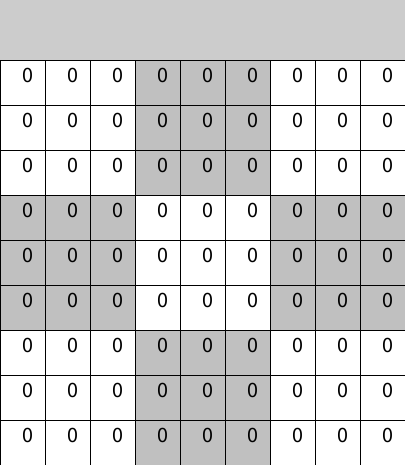
Frame 1 (no input)
Frame 60 (the mouse pressed at the canvas centre just before this capture): identical to frame 1, image omitted
Frame 120 (the mouse held since frame 60 and released just before this capture): identical to frame 1, image omitted

The Processing sketch that drew this single still picture (run headless with seeded random() and noise(); from frame 60 on, the mouse is pressed at the canvas centre):

// Processing sketch: Sudoku
// ── Sudoku.pde
static int TOP_PAD = 60;
static int SQ_SZ = 45;
SudokuBoard board;
void setup() {
  //size(SQ_SZ * 9, SQ_SZ * 9 + TOP_PAD);
  size(405, 465);
  board = new SudokuBoard();
}

void draw() {
  board.drawBoard();
}

void mouseClicked() {
  board.updateSelection();
}

void keyPressed() {
  if (Character.isDigit(key)) {
    if (board.hasSelection()) board.inputVal(Integer.parseInt(key + ""));
  }
}

// ── SudokuBoard.pde
class SudokuBoard {
  SudokuSquare[][] board;
  SudokuSquare selection;
  
  SudokuBoard() {
    board = new SudokuSquare[9][9];
    for (int i = 0; i < 9; i++) {
      for (int j = 0; j < 9; j++) {
        board[i][j] = new SudokuSquare(j * SQ_SZ, i * SQ_SZ + TOP_PAD, false);
      }
    }
  }
  
  void drawBoard() {
    for (int i = 0; i < board.length; i++) {
      for (int j = 0; j < board[0].length; j++) {
        if ((i/3 + j/3) % 2 == 0) fill(255); 
        else fill(192);
        board[i][j].drawSquare(selection == board[i][j]);
      }
    }
  }
  
  void updateSelection() {
    if (mouseY < TOP_PAD) selection = null;
    else selection = board[(mouseY - TOP_PAD) / SQ_SZ][mouseX / SQ_SZ];
  }
  
  void inputVal(int val) {
    selection.value = val;
  }
  
  boolean hasSelection() {
    return (selection != null);
  }
}

// ── SudokuGenerator.pde
import java.util.*;

static class SudokuGenerator {
  
  //SudokuBoard fullBoard() {
  //  SudokuBoard board = new SudokuBoard(true);
  //  Random rand = new Random();
    
  //}
  
  static boolean fillCells(SudokuBoard board) {
    ArrayList<Integer> possible;
    for (int i = 0; i < 9; i++) {
      for (int j = 0; j < 9; j++) {  
        if (board.board[i][j].value == 0) {
          possible = new ArrayList<Integer>();
          Set<Integer> s = new HashSet<>();
          for (int m = 0; m < 9; m++) {
            s.add(board.board[i][m].value);
            s.add(board.board[m][j].value);
          }
          for (int n = 0; n < 3; n++) {
            for (int o = 0; o < 3; o++) {
              s.add(board.board[i / 3 + n][o / 3 + o].value);
            }
          }
          
         for (int p = 1; p < 10; p++) {
           if (s.add(p)) possible.add(p);
         }
         Collections.shuffle(possible);
         while (possible.size() != 0) {
           board.board[i][j].value = possible.remove(0);
           if (!fillCells(board)) board.board[i][j].value = 0;
           else return true;
         }
        }
      }
    }
    return true;
  }
}
  

// ── SudokuSquare.pde
class SudokuSquare {
  int x;
  int y;
  int value;
  boolean locked;
  
  SudokuSquare(int x, int y, int value, boolean locked) {
    this.x = x;
    this.y = y;
    this.value = value;
    this.locked = locked;
  }
  SudokuSquare(int x, int y, boolean locked) {
    this.x = x;
    this.y = y;
    this.locked = locked;
  }
  
  void drawSquare(boolean highlighted) {
    if (highlighted) fill(96);
    stroke(0);
    square(x, y, Sudoku.SQ_SZ);
    fill(0);
    textSize(SQ_SZ / 2);
    
    text(String.valueOf(value), x + SQ_SZ / 2, y + SQ_SZ / 2);
    
  }
}
